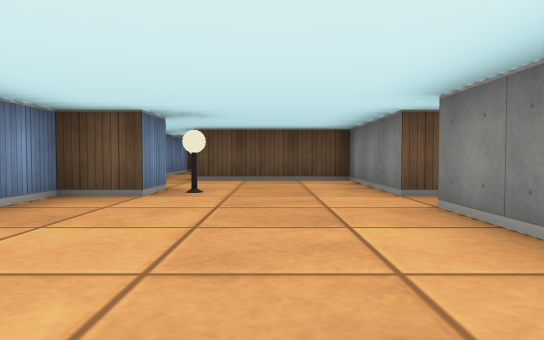
View 1 (above)

21 first-person views from a walk through a cub3D level. The camera is about half as high as the walls, tilts 2° down and sees 70° across. The floor is counted in squares. Each view is taken from the middle of a square. On the plan, view 1 faces up. The plan holds only what a view shows up to about 9 squares ahead; the rest is blank.

View 2
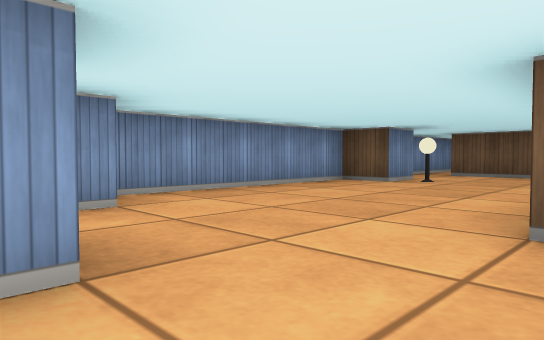

View 3
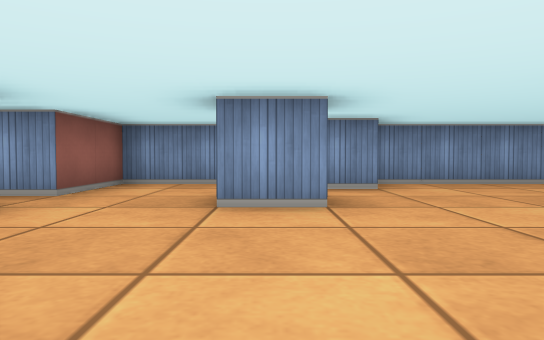

View 4
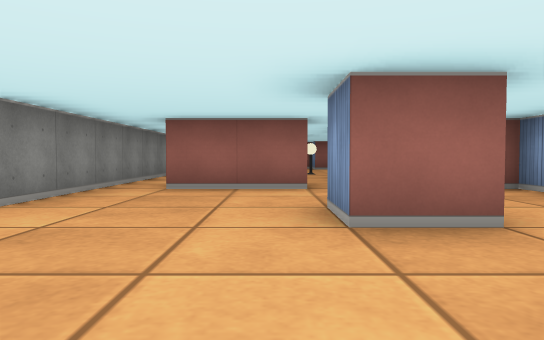

View 5
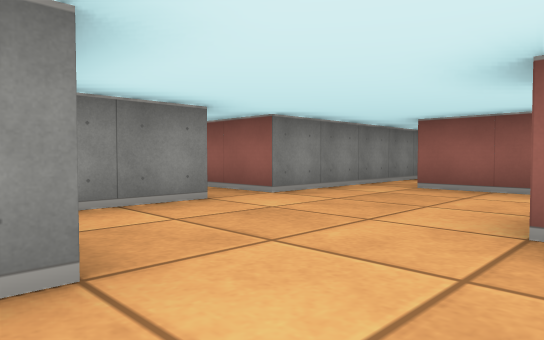

View 6
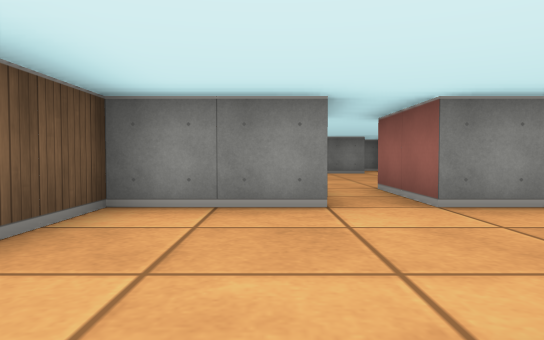

View 7
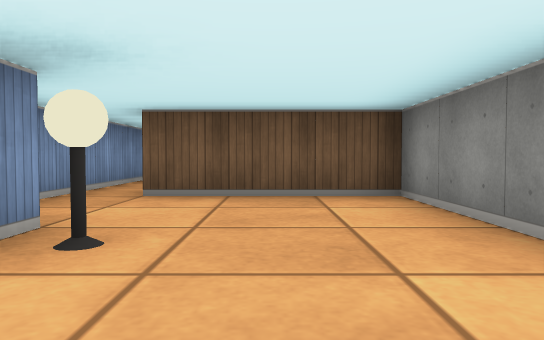

View 8
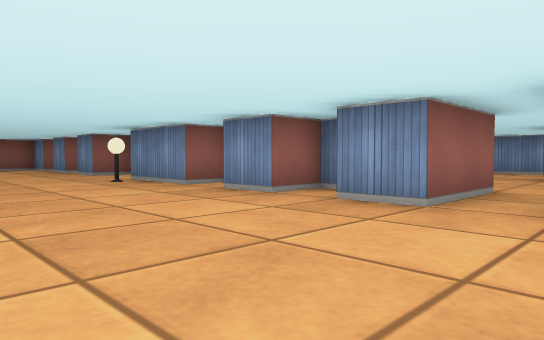

View 9
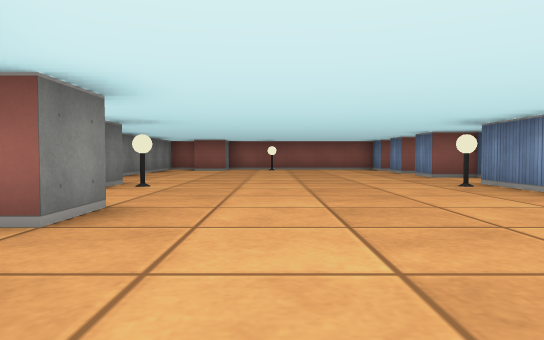

View 10
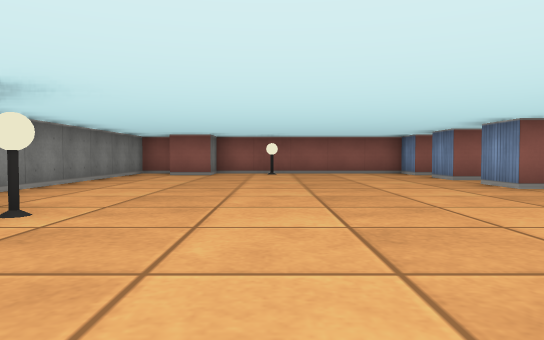

View 11
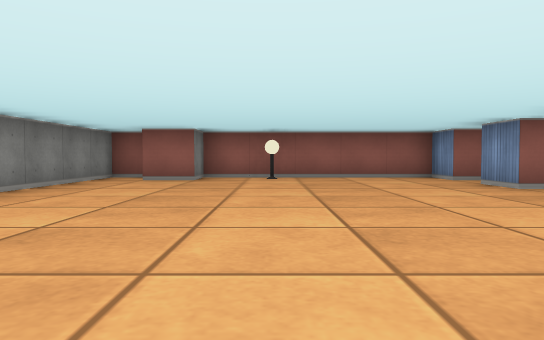

View 12
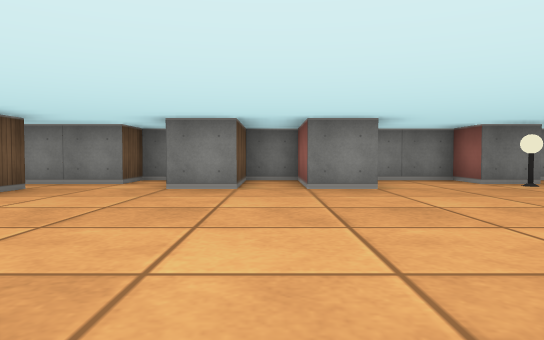

View 13
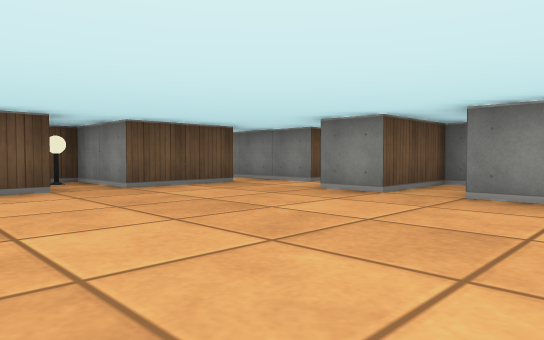

View 14
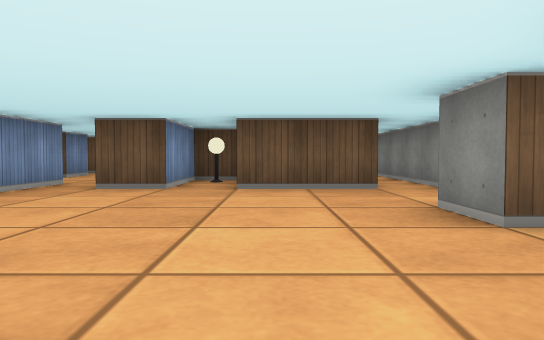

View 15
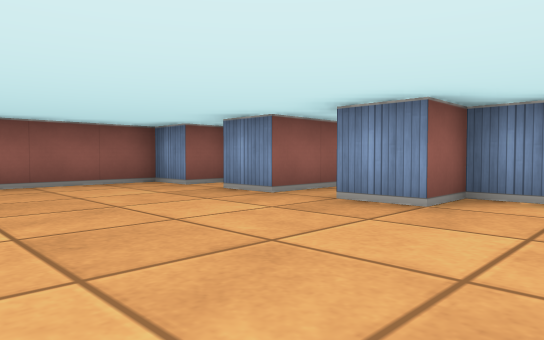

View 16
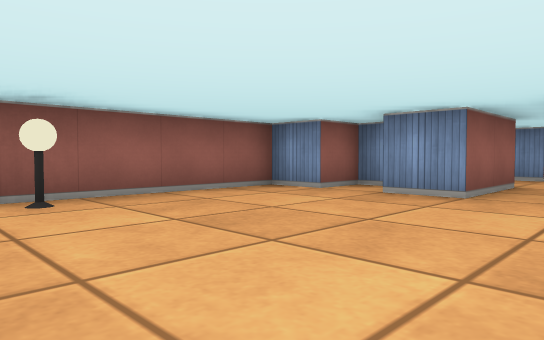

View 17
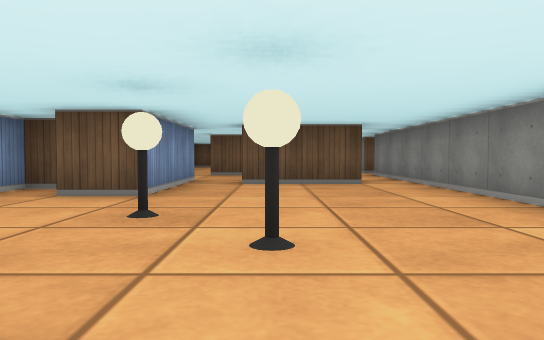

View 18
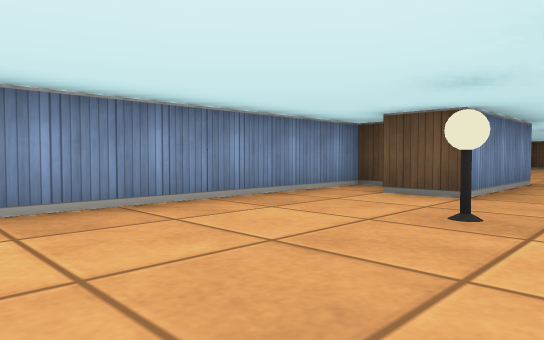

View 19
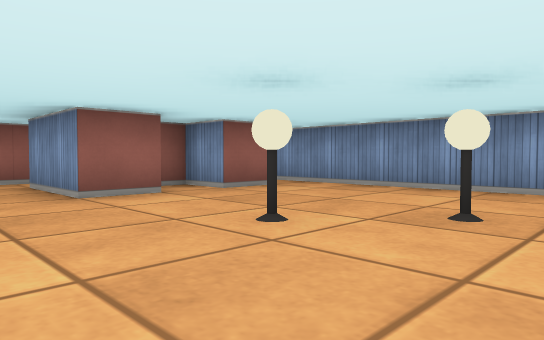

View 20
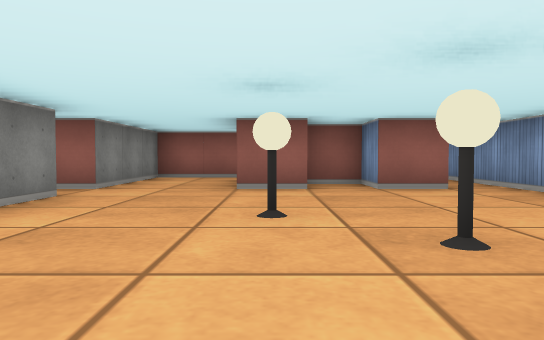

View 21
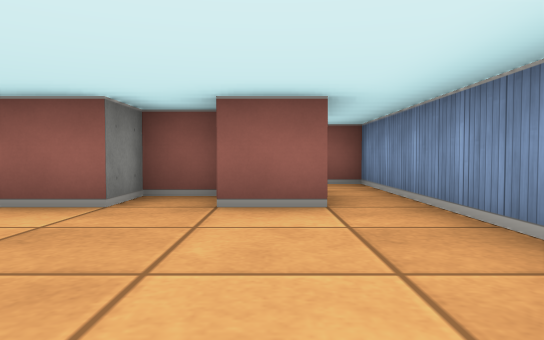

### Floor plan
Points are (right, up) in squares from view 1. A wall is a line through its corners. A room is listed if a view was taken in it or the views show most of it. See-through windows are left out.
Room 1 (views 1, 2, 3, 4, 5, 6, 7)
walls: (-1.5, -0.4) (-1.5, -1.2); (-0.6, -1.5) (0.5, -1.5) (0.5, -2.5); (2, 4.5) (1.5, 4.5) (1.5, 7.5) (-1.5, 7.5); (3.5, -1.6) (3.5, 0.5) (1.5, 0.5) (1.5, 3.5); (-2.5, -2.9) (-2.5, -4.5) (-0.5, -4.5); (-1.5, 5.6) (-1.5, 4.5) (-2.5, 4.5) (-2.5, -0.2); (0.4, -4.5) (2.5, -4.5); (3.5, -4.5) (3.5, -2.5) (5.5, -2.5)
ways out: opening at (4.5, -2) to room 2; opening at (0, -5) to room 3; opening at (3, -5) to room 3; opening at (-2, 8); opening at (2, 4)
objects: lamp (-1, 5)
Room 2 (views 8, 9, 10, 11, 12, 13, 14, 15, 16)
walls: (11.5, -8.6) (11.5, -7.5) (12.5, -7.5) (12.5, -6); (10.5, -5.5) (10.5, -4.5) (12.5, -4.5) (12.5, -3.5) (10.5, -3.5) (10.5, -2.5); (4.6, -6.5) (5.5, -6.5) (5.5, -8.5); (4.5, -9.8) (4.5, -10.5) (5.5, -10.5) (5.5, -11.5); (4.5, -4.5) (5.5, -4.5) (5.5, -5.5); (5.5, -12.5) (5.5, -13.5); (5.5, -2.5) (5.5, -3.5); (12.5, -2) (12.5, -1.5) (11.5, -1.5) (11.5, 1.5); (4.5, -14) (4.5, -14.5) (5.5, -14.5) (5.5, -15.5) (10.5, -15.5) (10.5, -14.5) (11.5, -14.5); (10.6, -0.5) (8.5, -0.5) (8.5, 1.5) (7.5, 1.5) (7.5, -0.5) (6.5, -0.5); (11.8, -15.5) (12.5, -15.5) (12.5, -9.1); (5.5, 0.5) (5.5, -1.1)
ways out: opening at (4.5, -2) to room 1; opening at (4.5, -12) to room 3; opening at (6, 1); opening at (11, 0.5)
objects: lamp (6, -8); lamp (8, 1); lamp (9, -15); lamp (11, -8)
Room 3 (views 17, 18, 19, 20, 21)
walls: (3.5, -8.5) (3.5, -4.5); (3.5, -11.5) (3.5, -10.5); (2.5, -5.5) (0.5, -5.5); (-2, -6.5) (-2.5, -6.5) (-2.5, -12.5); (3.5, -12.5) (5.5, -12.5); (-1.6, -12.5) (-0.5, -12.5) (-0.5, -13.5) (0.5, -13.5) (0.5, -12.5) (1.5, -12.5); (-0.5, -4.5) (-0.5, -7.5) (-1.5, -7.5)
ways out: opening at (0, -5) to room 1; opening at (3, -5) to room 1; opening at (4.5, -12) to room 2; opening at (-2, -13.5) to room 4; opening at (2.5, -13.5) to room 4
objects: lamp (0, -9); lamp (1, -10)
Room 4 (no view inside)
walls: (1.2, -15.5) (3.5, -15.5) (3.5, -12.5); (1.5, -12.5) (1.5, -14.5); (-2.5, -12.5) (-2.5, -15.5) (-1.9, -15.5)
ways out: opening at (-2, -13.5) to room 3; opening at (2.5, -13.5) to room 3

Positions as (right, up) in squares from view 1, and headings:
1: (0, 0), facing up
2: (2, -2), facing up-left
3: (4, -2), facing left
4: (1, 1), facing down
5: (0, 1), facing down-right
6: (0, -1), facing right
7: (0, 3), facing up
8: (9, -1), facing down-left
9: (9, -2), facing down
10: (9, -5), facing down
11: (9, -7), facing down
12: (5, -4), facing right
13: (6, -6), facing up-right
14: (9, -6), facing up
15: (9, -9), facing down-left
16: (10, -11), facing down-left
17: (1, -12), facing up
18: (1, -12), facing up-left
19: (3, -8), facing down-left
20: (1, -7), facing down
21: (-1, -9), facing down
